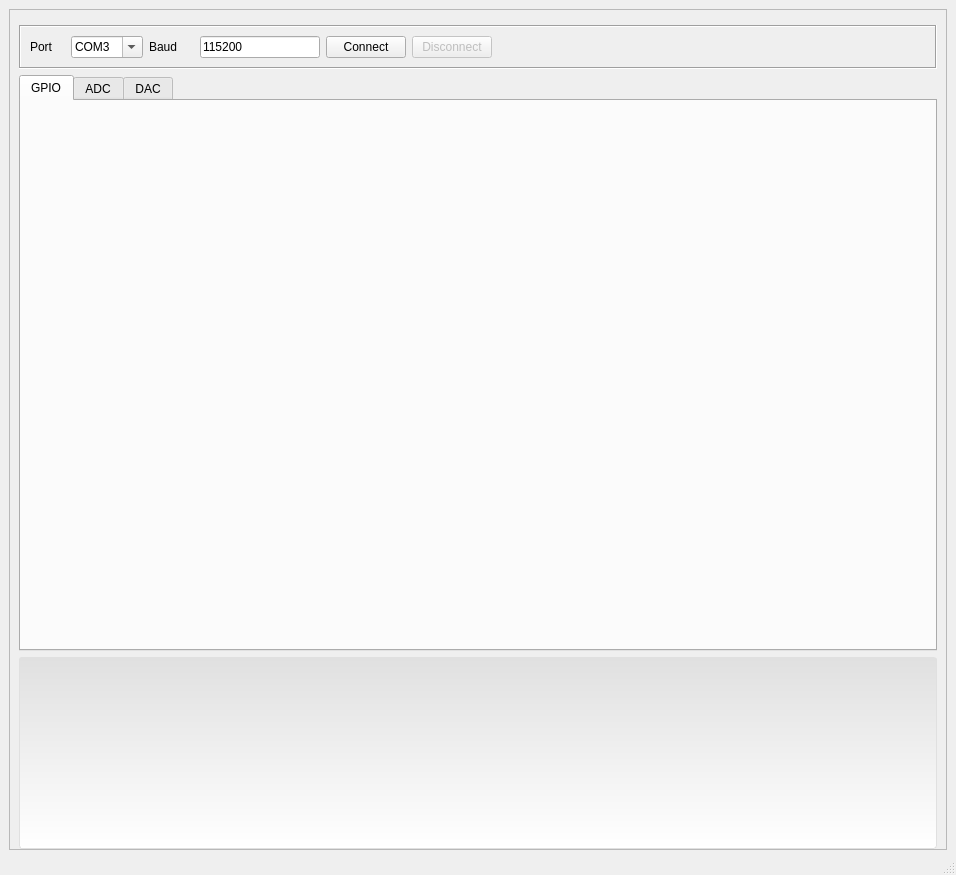
<?xml version="1.0" encoding="UTF-8"?>
<ui version="4.0">
 <class>MainWindow</class>
 <widget class="QMainWindow" name="MainWindow">
  <property name="geometry">
   <rect>
    <x>0</x>
    <y>0</y>
    <width>956</width>
    <height>875</height>
   </rect>
  </property>
  <property name="windowTitle">
   <string>SPE Tester</string>
  </property>
  <property name="animated">
   <bool>false</bool>
  </property>
  <widget class="QWidget" name="centralwidget">
   <property name="autoFillBackground">
    <bool>false</bool>
   </property>
   <layout class="QVBoxLayout" name="verticalLayout_3">
    <property name="bottomMargin">
     <number>3</number>
    </property>
    <item>
     <widget class="QFrame" name="frame">
      <property name="frameShape">
       <enum>QFrame::StyledPanel</enum>
      </property>
      <property name="frameShadow">
       <enum>QFrame::Raised</enum>
      </property>
      <layout class="QVBoxLayout" name="verticalLayout_2">
       <property name="bottomMargin">
        <number>0</number>
       </property>
       <item>
        <widget class="QFrame" name="widget1">
         <property name="enabled">
          <bool>true</bool>
         </property>
         <property name="autoFillBackground">
          <bool>false</bool>
         </property>
         <property name="frameShape">
          <enum>QFrame::NoFrame</enum>
         </property>
         <property name="frameShadow">
          <enum>QFrame::Sunken</enum>
         </property>
         <property name="lineWidth">
          <number>1</number>
         </property>
         <layout class="QHBoxLayout" name="horizontalLayout_9">
          <property name="spacing">
           <number>9</number>
          </property>
          <property name="leftMargin">
           <number>0</number>
          </property>
          <property name="topMargin">
           <number>0</number>
          </property>
          <property name="rightMargin">
           <number>0</number>
          </property>
          <property name="bottomMargin">
           <number>0</number>
          </property>
         </layout>
        </widget>
       </item>
       <item>
        <widget class="QFrame" name="frame_3">
         <property name="frameShape">
          <enum>QFrame::Box</enum>
         </property>
         <property name="frameShadow">
          <enum>QFrame::Sunken</enum>
         </property>
         <layout class="QHBoxLayout" name="horizontalLayout">
          <item>
           <widget class="QLabel" name="label">
            <property name="minimumSize">
             <size>
              <width>35</width>
              <height>4</height>
             </size>
            </property>
            <property name="maximumSize">
             <size>
              <width>20</width>
              <height>16777215</height>
             </size>
            </property>
            <property name="text">
             <string>Port </string>
            </property>
           </widget>
          </item>
          <item>
           <widget class="ComboBox" name="cbPort">
            <property name="sizePolicy">
             <sizepolicy hsizetype="Fixed" vsizetype="Fixed">
              <horstretch>0</horstretch>
              <verstretch>0</verstretch>
             </sizepolicy>
            </property>
            <property name="editable">
             <bool>true</bool>
            </property>
            <property name="currentText">
             <string>COM3</string>
            </property>
           </widget>
          </item>
          <item>
           <widget class="QLabel" name="label_3">
            <property name="minimumSize">
             <size>
              <width>45</width>
              <height>0</height>
             </size>
            </property>
            <property name="maximumSize">
             <size>
              <width>25</width>
              <height>16777215</height>
             </size>
            </property>
            <property name="text">
             <string>Baud</string>
            </property>
           </widget>
          </item>
          <item>
           <widget class="QLineEdit" name="edtBaud">
            <property name="minimumSize">
             <size>
              <width>120</width>
              <height>0</height>
             </size>
            </property>
            <property name="maximumSize">
             <size>
              <width>120</width>
              <height>16777215</height>
             </size>
            </property>
            <property name="text">
             <string>115200</string>
            </property>
           </widget>
          </item>
          <item>
           <widget class="QPushButton" name="btnConnect">
            <property name="text">
             <string>Connect</string>
            </property>
           </widget>
          </item>
          <item>
           <widget class="QPushButton" name="btnDisconnect">
            <property name="enabled">
             <bool>false</bool>
            </property>
            <property name="text">
             <string>Disconnect</string>
            </property>
           </widget>
          </item>
          <item>
           <spacer name="horizontalSpacer">
            <property name="orientation">
             <enum>Qt::Horizontal</enum>
            </property>
            <property name="sizeHint" stdset="0">
             <size>
              <width>40</width>
              <height>20</height>
             </size>
            </property>
           </spacer>
          </item>
         </layout>
        </widget>
       </item>
       <item>
        <widget class="QFrame" name="test_frame">
         <property name="sizePolicy">
          <sizepolicy hsizetype="Preferred" vsizetype="Preferred">
           <horstretch>0</horstretch>
           <verstretch>1</verstretch>
          </sizepolicy>
         </property>
         <property name="frameShape">
          <enum>QFrame::NoFrame</enum>
         </property>
         <property name="frameShadow">
          <enum>QFrame::Raised</enum>
         </property>
         <layout class="QHBoxLayout" name="horizontalLayout_23">
          <property name="spacing">
           <number>6</number>
          </property>
          <property name="leftMargin">
           <number>0</number>
          </property>
          <property name="topMargin">
           <number>0</number>
          </property>
          <property name="rightMargin">
           <number>0</number>
          </property>
          <property name="bottomMargin">
           <number>0</number>
          </property>
          <item>
           <widget class="QTabWidget" name="twTest">
            <property name="currentIndex">
             <number>0</number>
            </property>
            <widget class="QWidget" name="tab">
             <attribute name="title">
              <string>GPIO</string>
             </attribute>
            </widget>
            <widget class="QWidget" name="tab_2">
             <attribute name="title">
              <string>ADC</string>
             </attribute>
            </widget>
            <widget class="QWidget" name="tab_3">
             <attribute name="title">
              <string>DAC</string>
             </attribute>
            </widget>
           </widget>
          </item>
         </layout>
        </widget>
       </item>
       <item>
        <widget class="QTextEdit" name="edtLog">
         <property name="styleSheet">
          <string notr="true">QTextEdit {
	background-color: qlineargradient(x1: 0, y1: 0, x2: 0, y2: 1, stop: 0 #E0E0E0, stop: 1 #FFFFFF);                                	border: 1px solid #E0E0E0;
	border-radius:3px;
 	margin-top: 0ex;
}</string>
         </property>
        </widget>
       </item>
      </layout>
     </widget>
    </item>
   </layout>
  </widget>
  <widget class="QStatusBar" name="statusbar"/>
  <action name="actionGPIO">
   <property name="text">
    <string>GPIO</string>
   </property>
  </action>
 </widget>
 <customwidgets>
  <customwidget>
   <class>ComboBox</class>
   <extends>QComboBox</extends>
   <header location="global">CustomWidget</header>
  </customwidget>
 </customwidgets>
 <resources/>
 <connections/>
</ui>
